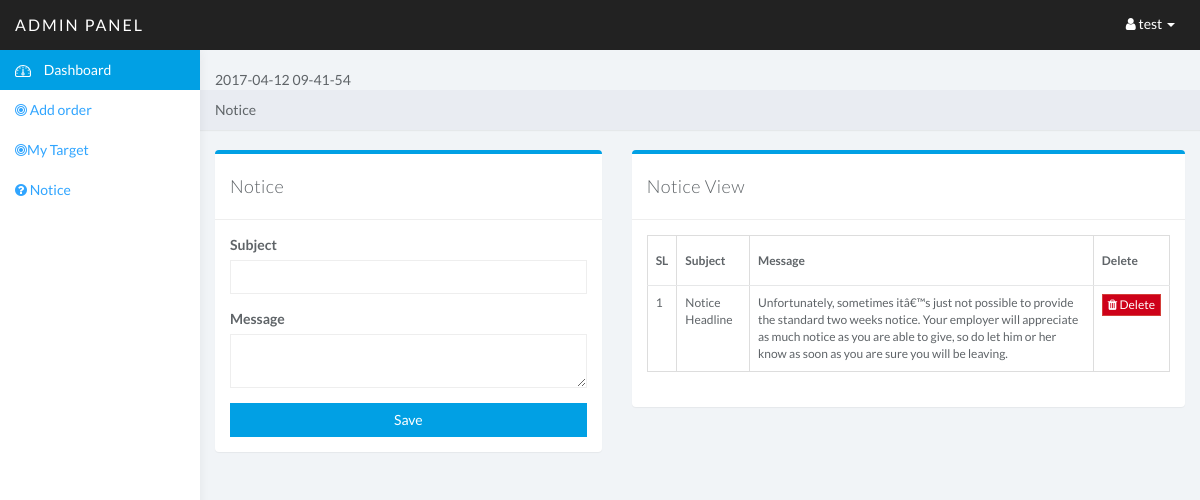
The page /index.php?page=notice (signed in) on the database its author committed.
### tables this page shows
CREATE TABLE IF NOT EXISTS `notice` (
  `nt_id` int(11) NOT NULL AUTO_INCREMENT,
  `company_id` int(11) DEFAULT NULL,
  `subject` varchar(255) DEFAULT NULL,
  `detail_msg` varchar(255) DEFAULT NULL,
  `status` int(11) DEFAULT NULL,
  `insert_time` timestamp NOT NULL DEFAULT CURRENT_TIMESTAMP ON UPDATE CURRENT_TIMESTAMP,
  PRIMARY KEY (`nt_id`)
);

### notice.php (the view, shortened to what this page needs)
<div class="col-sm-9 col-sm-offset-3 col-lg-10 col-lg-offset-2 main">
    <?php
    include('db_connect.php');
    $dt = new DateTime('now', new DateTimezone('Asia/Dhaka'));
    $hh=$dt->format('Y-m-d h-i-s');
    echo$hh;
    try {
        $sql = "CREATE TABLE IF NOT EXISTS notice (
            nt_id INT AUTO_INCREMENT PRIMARY KEY,
            company_id INT,
            subject VARCHAR(255),
            detail_msg VARCHAR(255),
            status int,
            insert_time TIMESTAMP
            )";
        $conn->exec($sql);
    } catch (Exception $e) {
    }
    ?>
    <div class="row">
        <ol class="breadcrumb">
            Notice
        </ol>
    </div>
    <br>
    <div class="row">
        <div class="col-lg-5">
            <div class="panel panel-default">
                <div class="panel-heading">Notice</div>
                <div class="panel-body">
                    <form role="form" method="post" action="">
                        <div class="form-group">
                            <label for="product_id">Subject</label>
                            <input id="subject" class="form-control" type="text" placeholder="" name="subject" required="true">
                        </div>
                        <div class="form-group">
                            <label for="product_name">Message</label>
                            <textarea class="form-control" type="text" placeholder="" name="detail_msg" required="true"></textarea>
                        </div>
                        <button type="submit" name='save' class="btn btn-primary btn-block">Save</button>
                </div>
            </div>
        </div>
        <?php
        $stmt = $conn->prepare("SELECT * FROM notice order by nt_id DESC");
        $stmt->execute();
        $rowNo=$stmt->rowCount();
        $result = $stmt->fetchall();
        $count = 0;
        ?>
        <div class="col-lg-7">
            <div class="panel panel-default">
                <div class="panel-heading">Notice View</div>
                <div class="panel-body">
                    <table class="table table-bordered table-responsive">
                        <thead>
                        <?php
                        if($rowNo<1){
                            emptyList();
                        }else{
                            echo'<tr>
                            <th>SL</th>
                            <th>Subject</th>
                            <th>Message</th>
                            <th>Delete</th>
                        </tr>
                        </thead>
                        <tbody>';
                        }
                        foreach ($result as $row) {
                            $count++;
                            ?>
                            <tr>
                                <td><?php echo $count ?></td>
                                <td><?php echo $row['subject']; ?></td>
                                <td><?php echo $row['detail_msg']; ?></td>
                                <td><a onclick='javascript:confirmationDelete($(this));return false; 'href="delete.php?id=<?php echo $row['id'];?>&& table_name=" type="button" class="btn btn-danger btn-xs">
                                        <i class="fa fa-trash" aria-hidden="true"></i> Delete</a></td>
                            </tr>
                        <?php
                        }
                        ?>
                        </tbody>
                    </table>
                </div>
            </div>
        </div>
    </div>

### css/styles.css (style rules this page uses)
body { background: #f1f4f7; padding-top: 50px; color: #5f6468; font-family: 'Lato', sans-serif; }
a, a:hover, a:focus { color: #30a5ff; }
.form-control { border: 1px solid #eee; box-shadow: none; }
.btn-primary, .btn-primary:hover, .btn-primary:focus, .btn-primary:active, .btn-primary.active, .open > .dropdown-toggle.btn-primary, .btn-primary.disabled, .btn-primary[disabled], fieldset[disabled] .btn-primary, .btn-primary.disabled:hover, .btn-primary[disabled]:hover, fieldset[disabled] .btn-primary:hover, .btn-primary.disabled:focus, .btn-primary[disabled]:focus, fieldset[disabled] .btn-primary:focus, .btn-primary.disabled:active, .btn-primary[disabled]:active, fieldset[disabled] .btn-primary:active, .btn-primary.disabled.active, .btn-primary[disabled].active, fieldset[disabled] .btn-primary.active { background-color: #30a5ff; border-color: #30a5ff; }
.btn-danger, .btn-danger:hover, .btn-danger:focus, .btn-danger:active, .btn-danger.active, .open > .dropdown-toggle.btn-danger, .btn-danger.disabled, .btn-danger[disabled], fieldset[disabled] .btn-danger, .btn-danger.disabled:hover, .btn-danger[disabled]:hover, fieldset[disabled] .btn-danger:hover, .btn-danger.disabled:focus, .btn-danger[disabled]:focus, fieldset[disabled] .btn-danger:focus, .btn-danger.disabled:active, .btn-danger[disabled]:active, fieldset[disabled] .btn-danger:active, .btn-danger.disabled.active, .btn-danger[disabled].active, fieldset[disabled] .btn-danger.active { background-color: #f9243f; border-color: #f9243f; }
.panel { border: 0; }
.panel-heading { font-size: 18px; font-weight: 300; letter-spacing: 0.025em; height: 66px; line-height: 45px; }
.panel-default .panel-heading { background: #fff; border-bottom: 1px solid #eee; color: #5f6468; }
.breadcrumb { border-radius: 0; padding: 10px 15px; background: #e9ecf2; box-shadow: 0 1px 1px rgba(0, 0, 0, .05); margin: 0 ; }
.table { background: #fff; }
.table>thead>tr>th { border-bottom: 1px solid #e6e7e8; vertical-align: middle; height: 50px; }
.panel { border-top: 4px solid #01A0E4;; }
.btn-primary, .btn-primary:hover, .btn-primary:focus, .btn-primary:active, .btn-primary.active, .open > .dropdown-toggle.btn-primary, .btn-primary.disabled, .btn-primary[disabled], fieldset[disabled] .btn-primary, .btn-primary.disabled:hover, .btn-primary[disabled]:hover, fieldset[disabled] .btn-primary:hover, .btn-primary.disabled:focus, .btn-primary[disabled]:focus, fieldset[disabled] .btn-primary:focus, .btn-primary.disabled:active, .btn-primary[disabled]:active, fieldset[disabled] .btn-primary:active, .btn-primary.disabled.active, .btn-primary.active[disabled], fieldset[disabled] .btn-primary.active { background-color: #01A0E4; border-color: #01A0E4; border-radius:0; }
.btn-danger, .btn-danger:hover, .btn-danger:focus, .btn-danger:active, .btn-danger.active, .open > .dropdown-toggle.btn-danger, .btn-danger.disabled, .btn-danger[disabled], fieldset[disabled] .btn-danger, .btn-danger.disabled:hover, .btn-danger[disabled]:hover, fieldset[disabled] .btn-danger:hover, .btn-danger.disabled:focus, .btn-danger[disabled]:focus, fieldset[disabled] .btn-danger:focus, .btn-danger.disabled:active, .btn-danger[disabled]:active, fieldset[disabled] .btn-danger:active, .btn-danger.disabled.active, .btn-danger.active[disabled], fieldset[disabled] .btn-danger.active { background-color: #fe1b35; border-color: #f9243f; border-radius:0; }
.btn-danger { color: #fff; background-color: #CE0119; border-color: #d43f3a; border-radius:0; }
.form-control { border-radius: 0px; }
.table { font-size: 12px; }

### rows shown on the page
notice: subject "Notice Headline", detail_msg "Unfortunately, sometimes itâ€™s just not possible to provide the standard two weeks notice. Your employer will appreciate as much notice as you are able to give, so do let him or her know as soon as you are sure you will be leaving."

### other values the page prints
$_SESSION['username'] "test"
$hh "2017-04-12 09-41-54"
